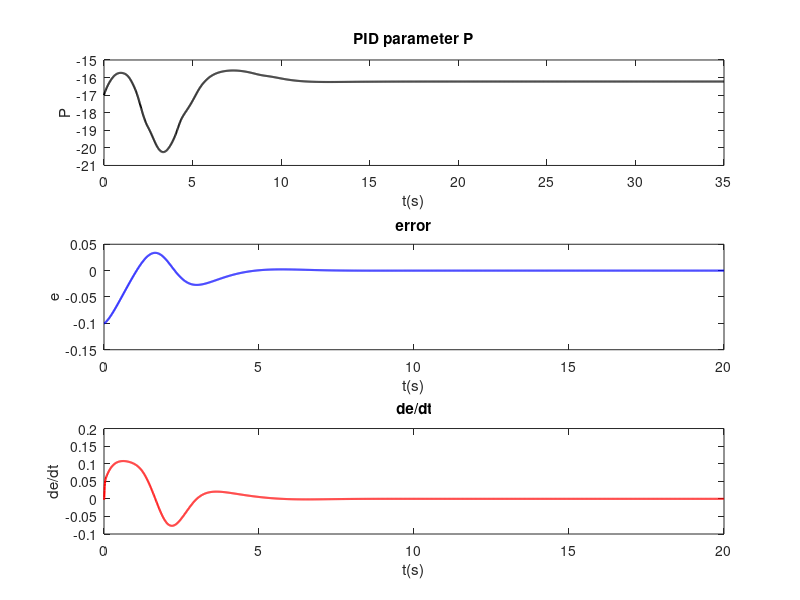
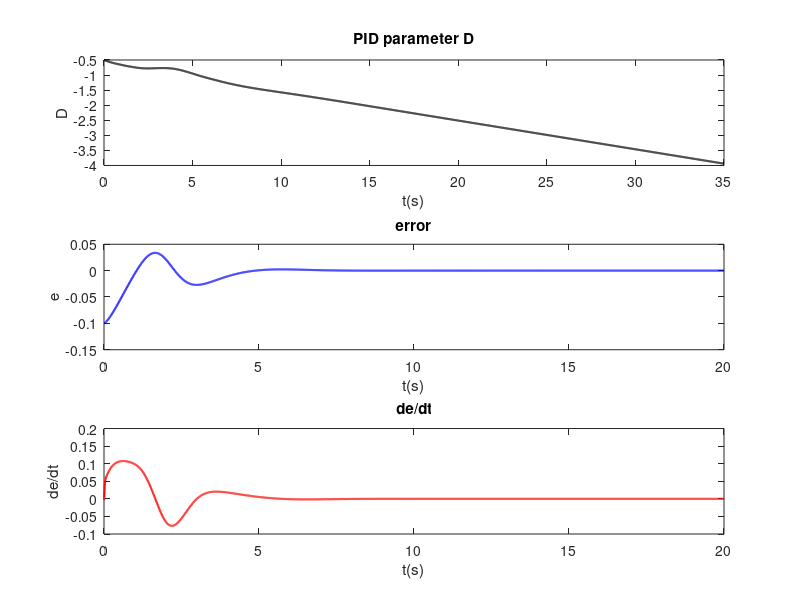
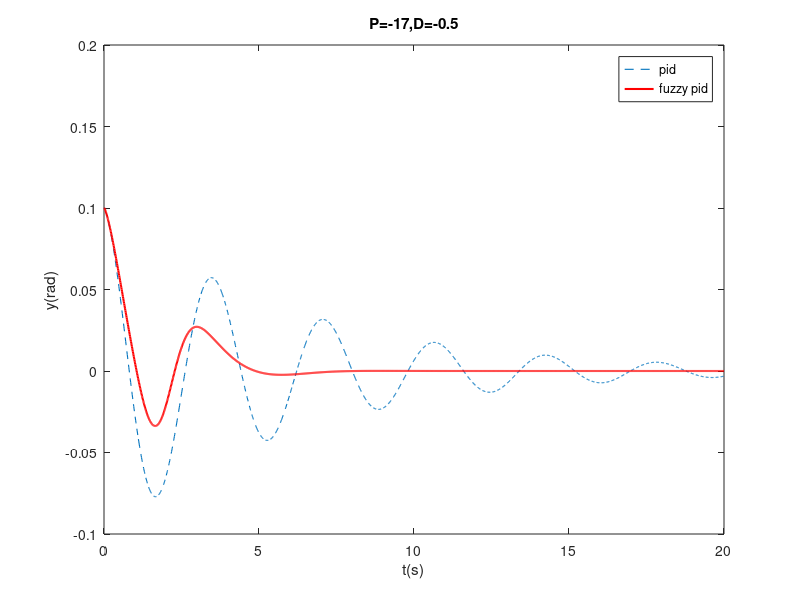
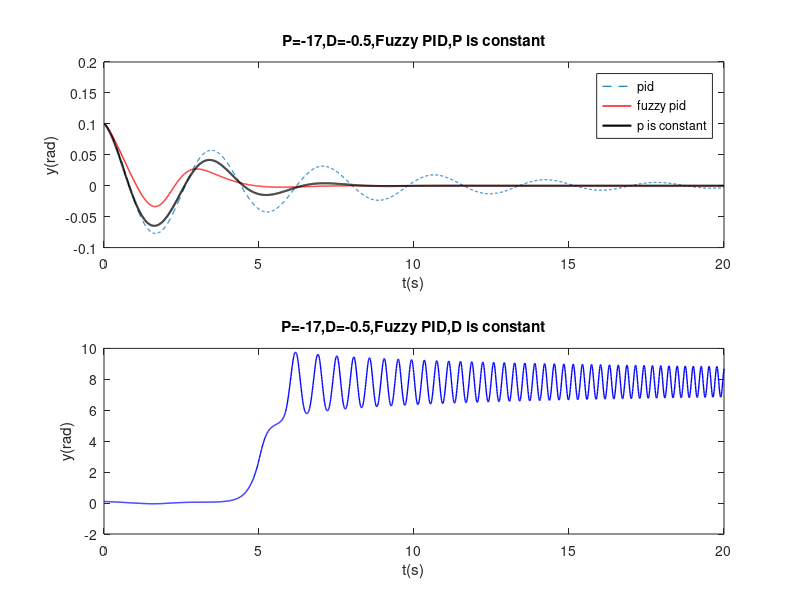

These figures' MATLAB source, in order:

global count
global PID_para_save

%绘制报告里的所有图表

load('drawing_data');
%绘制PID参数变化曲线
len=size(PID_para_save(:,1));
t=linspace(0,35,len(1));
f1=figure();
subplot(3,1,1);
plot(t,PID_para_save(:,1),'k','Linewidth',1.5);%P
title('PID parameter P');
xlabel('t(s)');
ylabel('P');
subplot(3,1,2);
plot(e(:,1),e(:,2),'b','Linewidth',1.5);%e
title('error');
xlabel('t(s)');
ylabel('e');
subplot(3,1,3);
plot(de(:,1),de(:,2),'r','Linewidth',1.5);%de/dt
title('de/dt');
xlabel('t(s)');
ylabel('de/dt');

%plot(PID_para_save(:,2));%I

f2=figure();
subplot(3,1,1);
plot(t,PID_para_save(:,3),'k','Linewidth',1.5);%D
title('PID parameter D');
xlabel('t(s)');
ylabel('D');
subplot(3,1,2);
plot(e(:,1),e(:,2),'b','Linewidth',1.5);%e
title('error');
xlabel('t(s)');
ylabel('e');
subplot(3,1,3);
plot(de(:,1),de(:,2),'r','Linewidth',1.5);%de/dt
title('de/dt');
xlabel('t(s)');
ylabel('de/dt');

%模糊PID和PID对比，初始P=-17,D=-0.5
f3=figure();
plot(y_pid(:,1),y_pid(:,2),'--','Linewidth',0.8);
hold on
plot(y_fuzzy(:,1),y_fuzzy(:,2),'r','Linewidth',1.5);
legend('pid','fuzzy pid');
xlabel('t(s)');
ylabel('y(rad)');
title('P=-17,D=-0.5');
n=0.1;


%取消模糊PID参数p或d的更新
f4=figure();
subplot(2,1,1);
plot(y_pid(:,1),y_pid(:,2),'--','Linewidth',0.8);%普通pid
hold on
plot(y_fuzzy(:,1),y_fuzzy(:,2),'r','Linewidth',1);%模糊pid
hold on
plot(y_no_p(:,1),y_no_p(:,2),'k','Linewidth',1.5);%参数p不更新的模糊PID
hold on
xlabel('t(s)');
ylabel('y(rad)');
legend('pid','fuzzy pid','p is constant');
title('P=-17,D=-0.5,Fuzzy PID,P is constant');
subplot(2,1,2);
plot(y_no_d(:,1),y_no_d(:,2),'b','Linewidth',1);%参数d不更新的模糊PID
xlabel('t(s)');
ylabel('y(rad)');
title('P=-17,D=-0.5,Fuzzy PID,D is constant');
